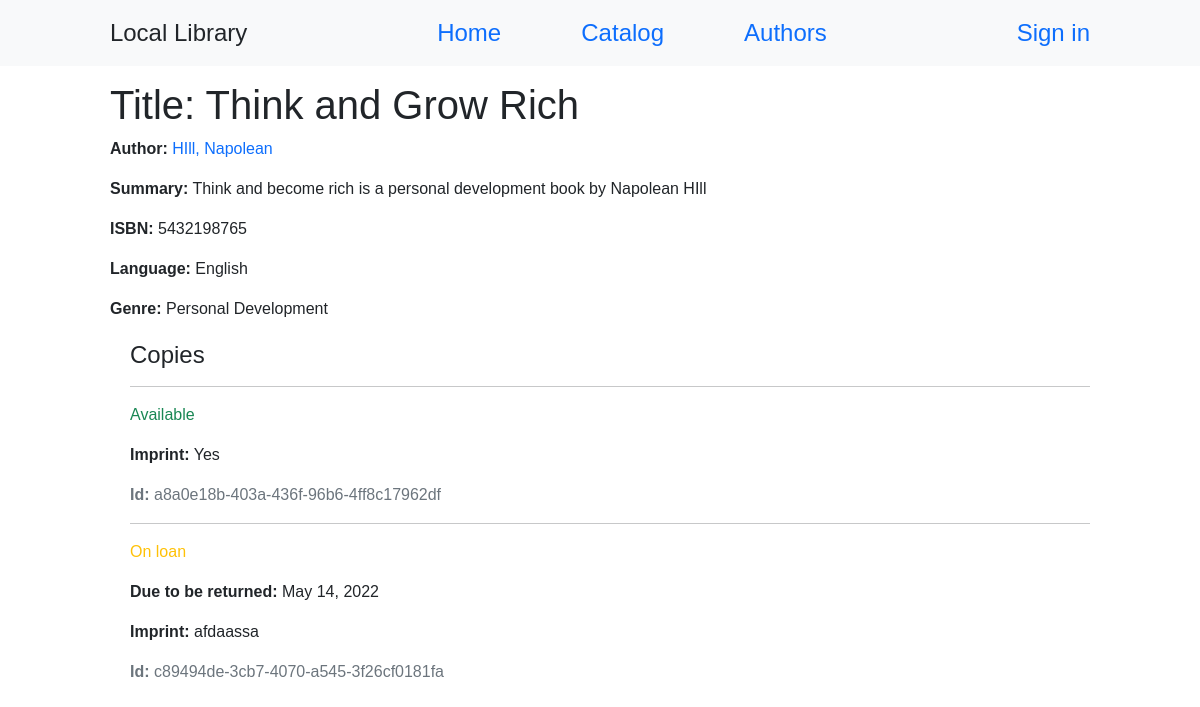
/catalog/book/3, run on the app's committed database.
### catalog/models.py (models this page shows, shortened)
class Book(models.Model):
    title = models.CharField(max_length = 200)
    author = models.ForeignKey('Author', on_delete=models.SET_NULL, null=True)
    summary = models.TextField(max_length=1000, help_text = 'Enter a brief description of the book')
    isbn = models.CharField('ISBN', max_length = 13, unique = True, help_text = '13 Character <a href="https://www.isbn-international.org/content/what-isbn">ISBN number</a>')
    genre = models.ManyToManyField(Genre, help_text='Select a genre for this book')
    language = models.ForeignKey('Language', on_delete=models.SET_NULL, null=True)
    def display_genre(self):
        return ', '.join(genre.name for genre in self.genre.all()[:3])
    display_genre.short_description = 'Genre'

class Author(models.Model):
    first_name = models.CharField(max_length=100)
    last_name = models.CharField(max_length=100)
    date_of_birth = models.DateField(null=True, blank=True)
    date_of_death = models.DateField('Died', null=True, blank=True)
    class Meta:
        ordering = ['last_name', 'first_name']
    def get_absolute_url(self):
        return reverse('author-detail', args=[str(self.id)])
    def __str__(self):
        return f'{self.last_name}, {self.first_name}'

class Language(models.Model):
    name = models.CharField(max_length=200, help_text="Enter the book's natural language (e.g. English, French, Japanese etc.)")
    def __str__(self):
        return self.name

class Genre(models.Model):
    name = models.CharField(max_length=200, help_text = 'Enter a book genre (e.g. Science Fiction)')
    def __str__(self):
        return self.name

class BookInstance(models.Model):
    id = models.UUIDField(primary_key=True, default=uuid.uuid4, help_text='Unique ID for this particular book across whole library')
    book = models.ForeignKey('Book', on_delete=models.RESTRICT, null=True)
    imprint = models.CharField(max_length=200)
    due_back = models.DateField(null=True, blank=True)
    borrower = models.ForeignKey(User, on_delete=models.SET_NULL, null=True, blank=True)
    LOAN_STATUS = (
        ('m', 'Maintenance'),
        ('o', 'On loan'),
        ('a', 'Available'),
        ('r', 'Reserved'),
    )
    status = models.CharField(
        max_length=1,
        choices=LOAN_STATUS,
        blank=True,
        default='m',
        help_text='Book availability',
    )
    class Meta:
        ordering = ['due_back']
        permissions = (("can_mark_returned", "Set book as returned"),)

### catalog/views.py (the view)
# urls.py: path('book/<int:pk>', views.BookDetailView.as_view(), name='book_detail'),
class BookDetailView(generic.DetailView):
    model = Book

### catalog/templates/catalog/book_detail.html (shortened to what this page needs)
{% extends "base_generic.html" %}
{% block content %}
  <h1>Title: {{ book.title }}</h1>
  <p><strong>Author:</strong> <a href="{{ book.author.get_absolute_url }}">{{ book.author }}</a></p>
  <p><strong>Summary:</strong> {{ book.summary }}</p>
  <p><strong>ISBN:</strong> {{ book.isbn }}</p>
  <p><strong>Language:</strong> {{ book.language }}</p>
  <p><strong>Genre:</strong> {{ book.genre.all|join:", " }}</p>
  <div style="margin-left:20px;margin-top:20px">
    <h4>Copies</h4>
    {% for copy in book.bookinstance_set.all %}
      <hr>
      <p class="{% if copy.status == 'a' %}text-success{% elif copy.status == 'm' %}text-danger{% else %}text-warning{% endif %}">
        {{ copy.get_status_display }}
      </p>
      {% if copy.status != 'a' %}
        <p><strong>Due to be returned:</strong> {{ copy.due_back }}</p>
      {% endif %}
      <p><strong>Imprint:</strong> {{ copy.imprint }}</p>
      <p class="text-muted"><strong>Id:</strong> {{ copy.id }}</p>
    {% endfor %}
  </div>
{% endblock %}

### catalog/static/css/styles.css (style rules this page uses)
body { font-family: sans-serif; }
a { text-decoration: none; }

### data on the page
Book: title "Think and Grow Rich", author "HIll, Napolean", summary "Think and become rich is a personal development book by Napolean HIll", isbn "5432198765", language "English", genre.all "Personal Development"
BookInstance: status "Available", imprint "Yes", id "a8a0e18b-403a-436f-96b6-4ff8c17962df"
BookInstance: status "On loan", due_back "May 14, 2022", imprint "afdaassa", id "c89494de-3cb7-4070-a545-3f26cf0181fa"
